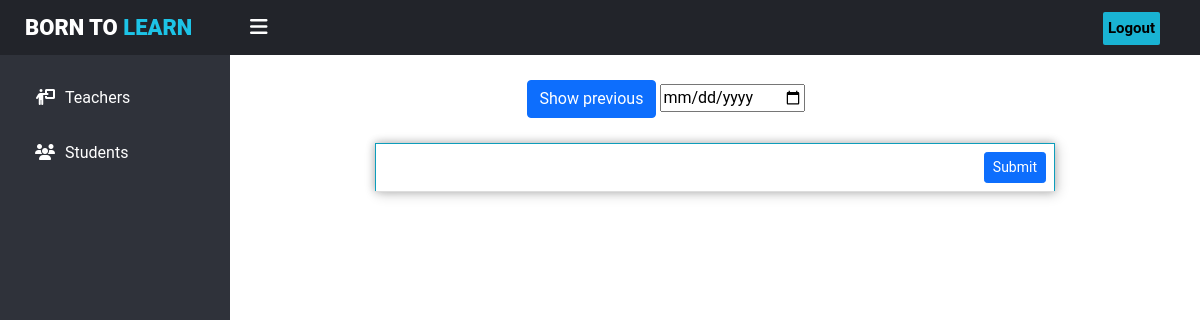
Before: /teachers/courseAttandance.php?semester=6 (signed in) with the older database file.
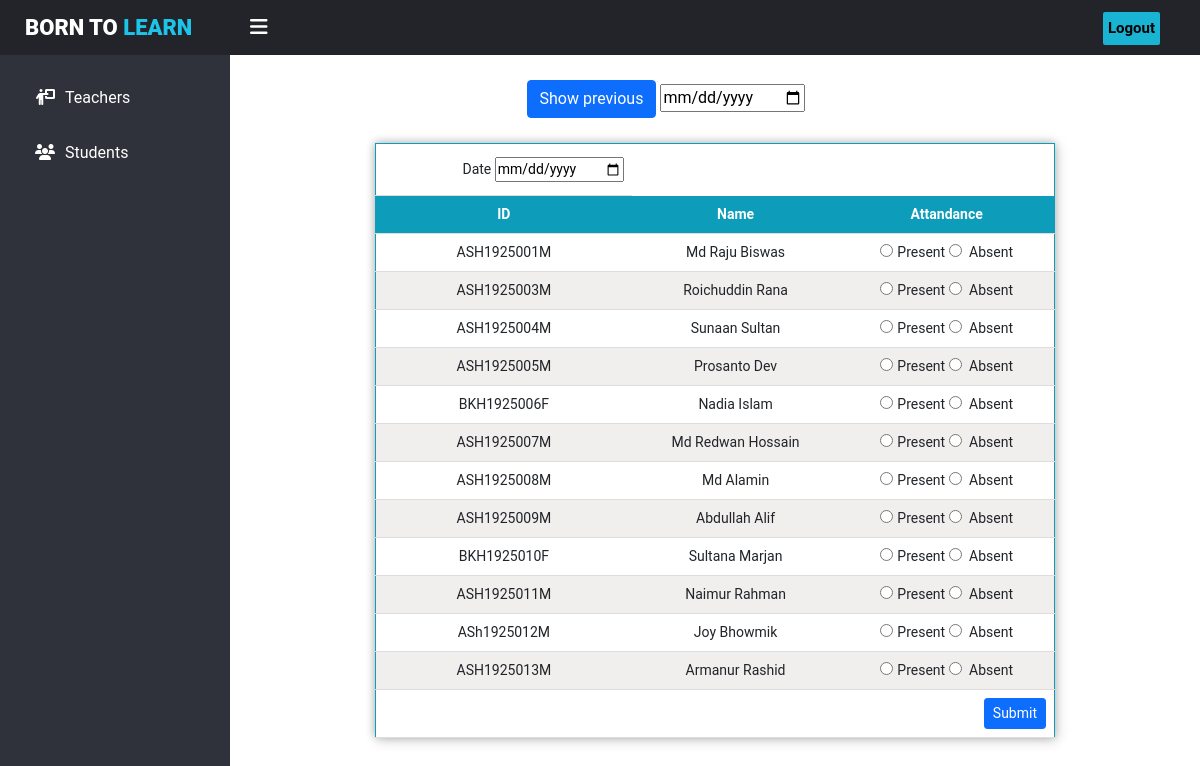
After: the same page with the newer database file.
### tables this page shows
CREATE TABLE `user` (
  `ID` int(50) NOT NULL,
  `email` varchar(50) NOT NULL,
  `password` varchar(50) NOT NULL,
  `user_type` varchar(50) NOT NULL,
  `Roll` varchar(50) NOT NULL,
  `Mobile` varchar(50) NOT NULL,
  `Batch` int(11) NOT NULL,
  `semester` int(100) NOT NULL,
  `Name` varchar(50) NOT NULL
);

### teachers/courseAttandance.php (the view, shortened to what this page needs)
<?php
include '../assets/sidebar.php';
include '../assets/database.php';
if(isset(($_GET['semester']))){
    $semester=$_GET['semester'];
    $assaigncourse_id=$_GET['assaigncourse_id'];
    if(isset(($_GET['show']))){
        $date=$_GET['date'];
        $table_type="show";
    }else{
        $table_type="create";
    }
}
?>
<link rel="stylesheet" href="../css//courseAttandance.css">
        <div style="padding-bottom: 25px;padding-top:80px;">
            <div class="row">
                <div class="col-3"></div>
                <div class="col-6  d-flex">
                <form action="../teachers/courseAttandance.php" method="post">
                        <button class="btn btn-primary ms-5" name="show" type="submit">Show previous</button>
                        <input type="date" name="date" id="" required>
                    </form>
                </div>
            </div>
        </div>
<div style="padding-bottom: 45px;">
<?php if($table_type=="create"){?>
    <form action="../teachers/courseAttandance.php" method="post">
        <table style="margin-left: 50%;">
            <tbody>
                <?php
                $result = mysqli_query($conn, " SELECT * FROM `user` WHERE semester='$semester'") or die('query failed');
                if ($result->num_rows > 0) { ?>
                <tr>
                <td colspan="1" style="text-align:right;">
                    <label for="date" class="col-2 col-form-label">Date</label>
                    <input type="date" name="date" id="" required>
                 </td>
                </tr>
                     <tr id="header" style="text-align:center;">
                     <th >ID</th>
                     <th>Name</th>
                     <th>Attandance</th>
                     </tr>
                   <?php  while ($row = $result->fetch_assoc()) {
                            $student_id=$row['ID'];
                            $student_name=$row['Name'];
                            $student_roll=$row['Roll'];
                    ?>
                         <tr>
                         <td><?php echo $student_roll; ?></td>
                         <td><?php echo $student_name; ?></td>
                         <td><div>
                         <input class="me-1" type="radio" name='attend[<?php echo $student_id; ?>]' value="1"  >Present
                         <input class="me-1" type="radio" name='attend[<?php echo $student_id; ?>]' value="0" > Absent </div>
                         </td>
                         </tr>
                   <?php }  } ?>
                <tr>
                <td   colspan="3" style="text-align:right;"><button class="btn btn-primary btn-sm" name="submit" type="submit">Submit</button>
                </form> </td>
        <?php } else if($table_type=="show"){?>
            <table style="margin-left: 50%;">
            <tbody>
                <?php
                $result = mysqli_query($conn, " SELECT * FROM `user` WHERE semester='$semester'") or die('query failed');
                if ($result->num_rows > 0) { ?>
                <tr>
                <td colspan="1" style="text-align:right;">
               <h4> Date:  <?php echo $date; ?></h4>
                 </td>
                </tr>
                     <tr id="header" style="text-align:center;">
                     <th >ID</th>
                     <th>Name</th>
                     <th>Attandance</th>
                     </tr>
                   <?php  while ($row = $result->fetch_assoc()) {
                            $student_id=$row['ID'];
                            $student_name=$row['Name'];
                            $student_roll=$row['Roll'];
                            $attendanceSheet = mysqli_query($conn, " SELECT * FROM `attendance_sheet` WHERE assaigncourse_id='$assaigncourse_id' AND date='$date' AND student_id='$student_id'") or die('query failed');
                            if ($attendanceSheet->num_rows > 0) {
                                $row =$attendanceSheet->fetch_assoc();
                                $present=$row['present'];
                            }
                    ?>
                         <tr>
                         <td><?php echo $student_roll; ?></td>
                         <td><?php echo $student_name; ?></td>
                         <td>
                         <?php if($present==0){echo "Absent";}else{echo "Present";} ?>
                         </td>
                         </tr>
                   <?php }  } ?>
                <tr>
                <td   colspan="3" style="text-align:right;">
                 <a href="courseAttandance.php?semester=<?php echo $semester;?> && assaigncourse_id=<?php echo $assaigncourse_id;?> " class="card-link btn btn-primary btn-sm text-white mt-2">Take attendace</a>
                 </td>
                </tr>
            </tbody>
        </table>
            <?php }?>
    </div>
</div>

Changed rows visible on the page:
added user: Roll "ASH1925001M", Name "Md Raju Biswas"
added user: Roll "ASH1925003M", Name "Roichuddin Rana"
added user: Roll "ASH1925004M", Name "Sunaan Sultan"
added user: Roll "ASH1925005M", Name "Prosanto Dev"
added user: Roll "BKH1925006F", Name "Nadia Islam"
added user: Roll "ASH1925007M", Name "Md Redwan Hossain"
added user: Roll "ASH1925008M", Name "Md Alamin"
added user: Roll "ASH1925009M", Name "Abdullah Alif"
added user: Roll "BKH1925010F", Name "Sultana Marjan"
added user: Roll "ASH1925011M", Name "Naimur Rahman"
added user: Roll "ASh1925012M", Name "Joy Bhowmik"
added user: Roll "ASH1925013M", Name "Armanur Rashid"
Other visible differences:
text now shown: "Date ID Name Attandance"
